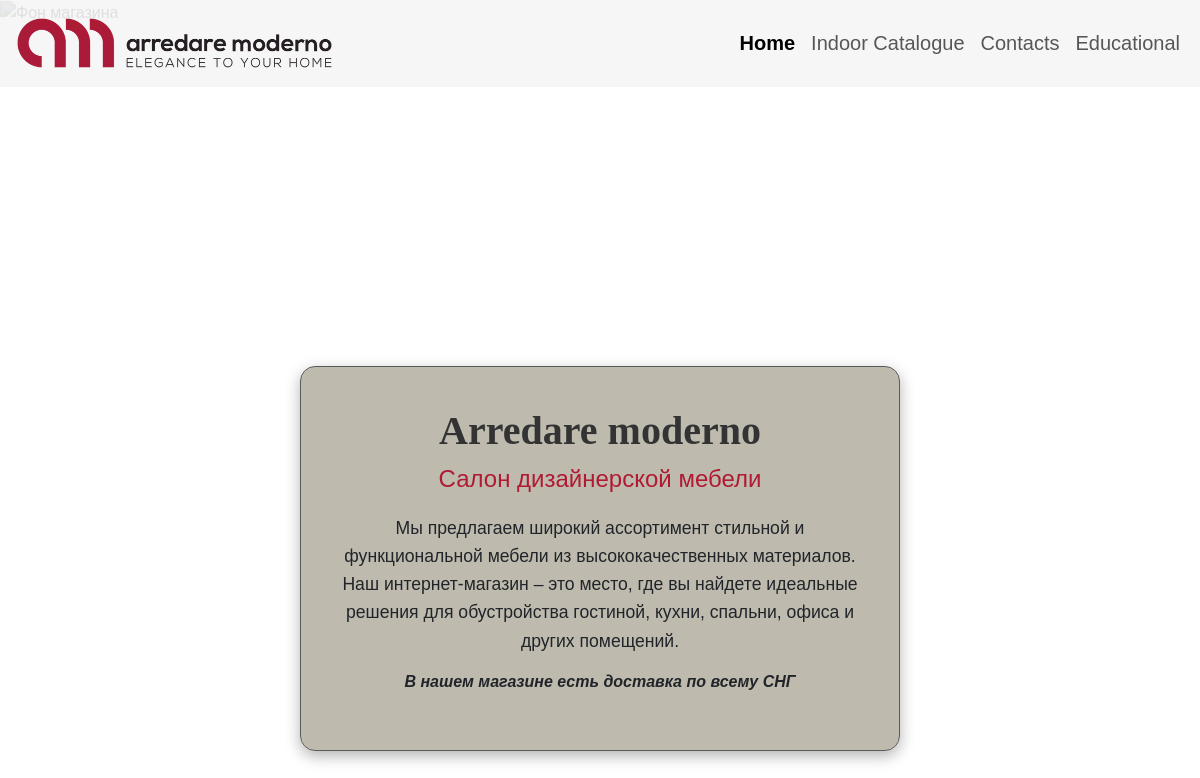
Page /myApp/ on the committed database.
### myApp/models.py (models this page shows, shortened)
class Shop(models.Model):
    name = models.CharField(max_length=100)
    tagline = models.CharField(max_length=200)
    description = models.TextField()
    delivery_info = models.CharField(max_length=200)
    main_image = models.ImageField(upload_to='shop_images/', null=True, blank=True)

### myApp/views.py (the view)
# urls.py: 2. Add a URL to urlpatterns:  path('', views.home, name='home')
def home(request):
    shop = Shop.objects.first()
    return render(request, 'home.html', {'shop': shop})

### myApp/templates/home.html (shortened to what this page needs)
{% extends 'base.html' %}
{% load static %}
{% block content %}
</head>
<body>
    <div class="background-container">
    </div>
    <div class="content-wrapper">
        <div class="shop-card">
            <h1 class="shop-name">{{ shop.name }}</h1>
            <h2 class="shop-tagline">{{ shop.tagline }}</h2>
            <p class="shop-description">{{ shop.description }}</p>
            <p class="delivery-info">{{ shop.delivery_info }}</p>
        </div>
    </div>
</body>
</html>
{% endblock %}

### myApp/templates/home.html (style rules this page uses)
body, html { margin: 0; padding: 0; height: 100%; font-family: Arial, sans-serif; }
.background-container { position: fixed; top: 0; left: 0; width: 100%; height: 100%; z-index: -1; overflow: hidden; }
.content-wrapper { display: flex; justify-content: center; align-items: center; min-height: 100vh; padding: 20px; }
.shop-card { background-color: rgba(179, 174, 160, 0.85); border-radius: 15px; padding: 40px; max-width: 600px; text-align: center; box-shadow: 0 5px 15px rgba(0, 0, 0, 0.3); border: 1px solid #5a5a5a; }
.shop-name { font-family: 'Georgia', serif; font-weight: bold; font-size: 2.5rem; margin-bottom: 10px; color: #333; }
.shop-tagline { color: rgb(176, 27, 51); font-size: 1.5rem; margin-bottom: 20px; }
.shop-description { font-size: 1.1rem; line-height: 1.6; margin-bottom: 15px; }
.delivery-info { font-style: italic; font-weight: bold; }

### rows in the picture
Shop: name "Arredare moderno", tagline "Салон дизайнерской мебели", description "Мы предлагаем широкий ассортимент стильной и функциональной мебели из высококачественных материалов. Наш интернет-магазин – это место, где вы найдете идеальные решения для обустройства гостиной, кухни, спальни, офиса и других помещений.", delivery_info "В нашем магазине есть доставка по всему СНГ"
